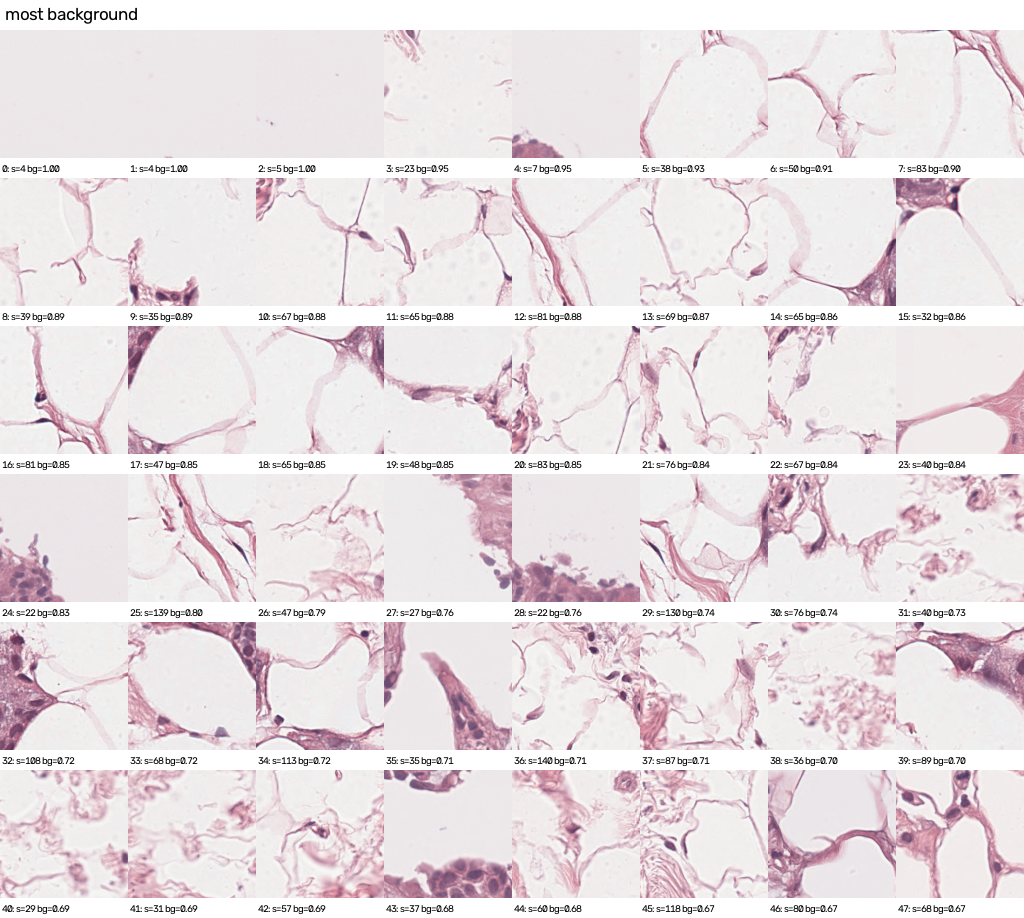
#> input picture analysis/BC-MultiSet-50/sheet_background.png, 1024 x 918 px
$ python analyze_dataset.py --input ../analysis/BC-MultiSet-50 --output out   (older library calls are emulated)
#> lines starting #> are read from the running program, lines starting #| are printed output that depends on the picture; after the words box and inside, x2 and y2 are one past the last pixel; in counts of white or black regions, pixels touching at a corner belong together
import argparse
import csv
import cv2
import glob
import hashlib
import numpy as np
import os
import random
from collections import Counter, defaultdict

IMG_EXTS = ('.png', '.jpg', '.jpeg', '.tif', '.tiff', '.bmp')


def dhash(gray, hash_size=8):
    """Difference hash: 64-bit perceptual hash, robust to small changes."""
    small = cv2.resize(gray, (hash_size + 1, hash_size), interpolation=cv2.INTER_AREA)
    bits = (small[:, 1:] > small[:, :-1]).flatten()
    return int(np.packbits(bits).view('>u8')[0])


def analyze_image(img_path, args):
    with open(img_path, 'rb') as f:
        md5 = hashlib.md5(f.read()).hexdigest()
    img = cv2.imread(img_path, cv2.IMREAD_UNCHANGED)
    if img is None:
        return {'path': img_path, 'error': 'unreadable'}

    channels = 1 if img.ndim == 2 else img.shape[2]
    dtype = str(img.dtype)
    if img.dtype != np.uint8:
        img = (img / np.iinfo(img.dtype).max * 255).astype(np.uint8)
    if channels == 1:
        bgr = cv2.cvtColor(img, cv2.COLOR_GRAY2BGR)
    elif channels == 4:
        bgr = cv2.cvtColor(img, cv2.COLOR_BGRA2BGR)
    else:
        bgr = img
    gray = cv2.cvtColor(bgr, cv2.COLOR_BGR2GRAY)
    hsv = cv2.cvtColor(bgr, cv2.COLOR_BGR2HSV)

    # background (glass / empty slide) = bright and unsaturated pixels
    background = (hsv[..., 1] < args.bg_sat) & (hsv[..., 2] > args.bg_val)
    mean_b, mean_g, mean_r = bgr.reshape(-1, 3).mean(0)

    return {
        'path': img_path,
        'error': '',
        'h': img.shape[0],
        'w': img.shape[1],
        'channels': channels,
        'dtype': dtype,
        # variance of Laplacian: low value -> blurry / out-of-focus
        'sharpness': float(cv2.Laplacian(gray, cv2.CV_64F).var()),
        'bg_frac': float(background.mean()),
        'mean_r': float(mean_r),
        'mean_g': float(mean_g),
        'mean_b': float(mean_b),
        'mean_sat': float(hsv[..., 1].mean()),
        'md5': md5,
        'dhash': dhash(gray),
    }


def find_near_duplicates(records, max_dist):
    """Pairs of images whose dHash differs in <= max_dist bits."""
    hashes = np.array([r['dhash'] for r in records], dtype=np.uint64)
    popcount = np.array([bin(i).count('1') for i in range(256)], dtype=np.uint8)
    pairs = []
    for i in range(len(hashes) - 1):
        xor = np.bitwise_xor(hashes[i + 1:], hashes[i])
        dist = popcount[xor.view(np.uint8)].reshape(-1, 8).sum(1)
        for j in np.nonzero(dist <= max_dist)[0]:
            pairs.append((records[i]['path'], records[i + 1 + j]['path'], int(dist[j])))
    return pairs


def make_contact_sheet(records, save_path, title, tile=128, cols=8):
    if not records:
        return
    rows = (len(records) + cols - 1) // cols
    sheet = np.full((rows * (tile + 20) + 30, cols * tile, 3), 255, np.uint8)
    cv2.putText(sheet, title, (5, 20), cv2.FONT_HERSHEY_SIMPLEX, 0.6, (0, 0, 0), 1, cv2.LINE_AA)
    for idx, rec in enumerate(records):
        img = cv2.imread(rec['path'], cv2.IMREAD_COLOR)
        img = cv2.resize(img, (tile, tile), interpolation=cv2.INTER_AREA)
        y, x = 30 + (idx // cols) * (tile + 20), (idx % cols) * tile
        sheet[y:y + tile, x:x + tile] = img
        label = f'{idx}: s={rec["sharpness"]:.0f} bg={rec["bg_frac"]:.2f}'
        cv2.putText(sheet, label, (x + 2, y + tile + 14), cv2.FONT_HERSHEY_SIMPLEX, 0.33, (0, 0, 0), 1, cv2.LINE_AA)
    cv2.imwrite(save_path, sheet)
    # index -> file name, so that images on the sheet can be found
    with open(os.path.splitext(save_path)[0] + '.txt', 'w') as f:
        for idx, rec in enumerate(records):
            f.write(f'{idx}\t{rec["path"]}\n')


def describe(values):
    p = np.percentile(values, [0, 5, 25, 50, 75, 95, 100])
    return ' '.join(f'{name}={v:.1f}' for name, v in zip(['min', 'p5', 'p25', 'med', 'p75', 'p95', 'max'], p))


def main(args):
    img_paths = sorted(
        p for p in glob.glob(os.path.join(args.input, '**', '*'), recursive=True) if p.lower().endswith(IMG_EXTS))
    if args.max_images:
        random.Random(args.seed).shuffle(img_paths)
        img_paths = sorted(img_paths[:args.max_images])
    print(f'Found {len(img_paths)} images in {args.input}')

    records, errors = [], []
    for i, img_path in enumerate(img_paths):
        rec = analyze_image(img_path, args)
#> in analyze_image, img is the input picture: shape (918, 1024, 3); mean B, G, R 228, 224.7, 233.3
#> in analyze_image, `background = (hsv[..., 1] < args.bg_sat) & (hsv[..., 2] > args.bg_val)`:
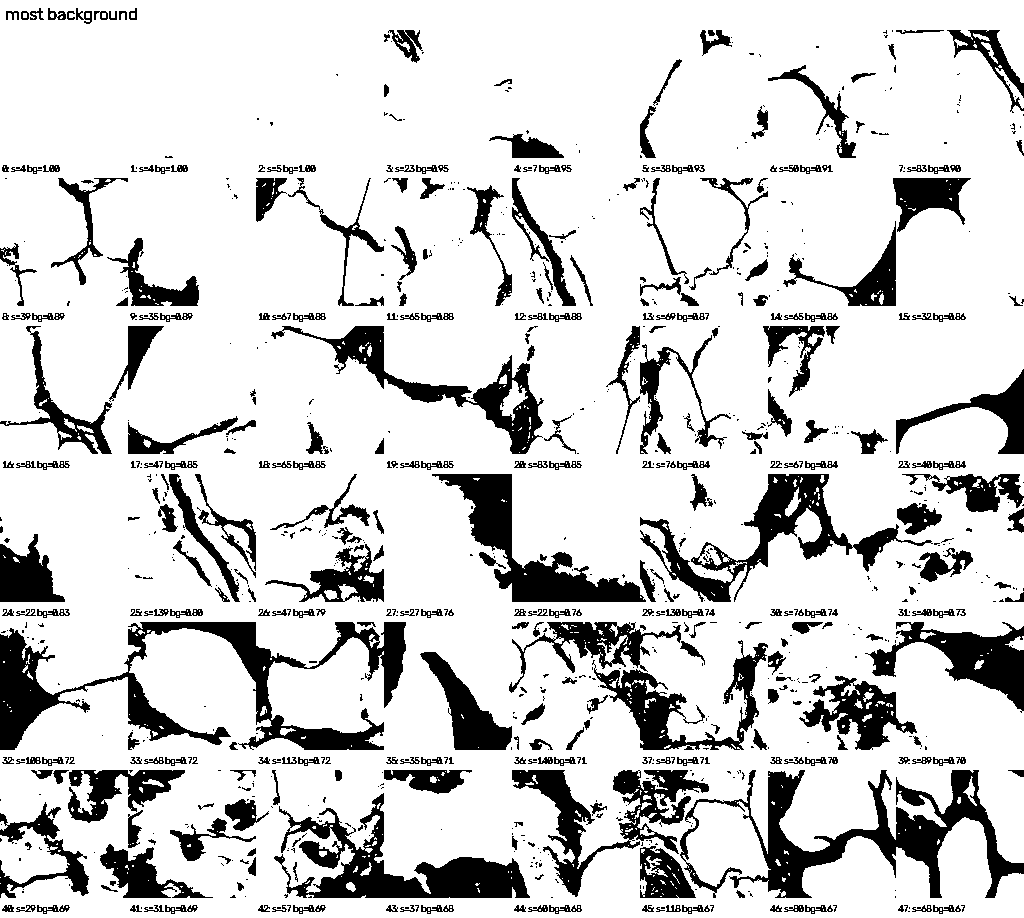
#> background: shape (918, 1024) bool; 82.4% white; 938 black regions (578 under 20 px), largest, box (x1, y1, x2, y2) and area: (0, 622, 406, 750) 14848, (680, 770, 1024, 898) 12169, (274, 793, 530, 898) 9109
#> in analyze_image, `mean_b, mean_g, mean_r = bgr.reshape(-1, 3).mean(0)`: mean_b = 228; mean_g = 224.7; mean_r = 233.3
#> rec = 14 items
        (errors if rec['error'] else records).append(rec)
        if (i + 1) % 500 == 0:
            print(f'  processed {i + 1}/{len(img_paths)}')
#> pass 2 of the loop in main, `for i, img_path in enumerate(img_paths):`:
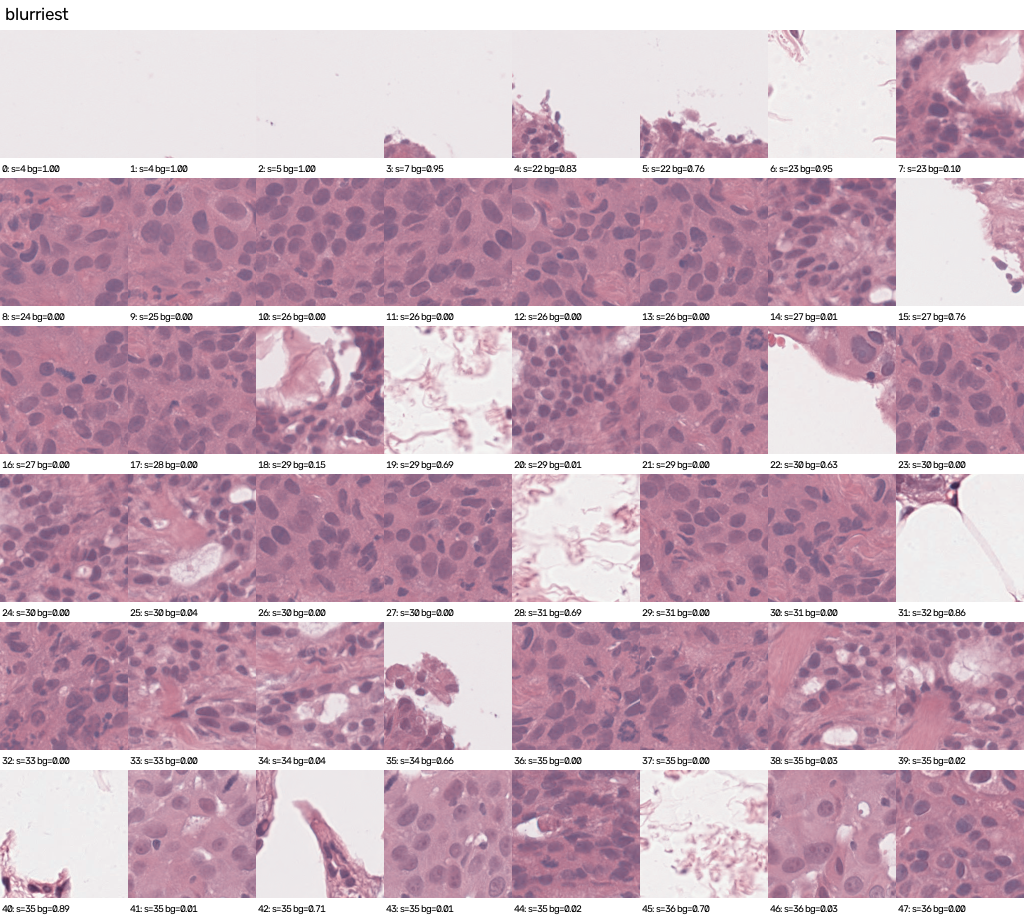
#> input picture analysis/BC-MultiSet-50/sheet_blurriest.png, 1024 x 918 px
#> in analyze_image, img is the input picture: shape (918, 1024, 3); mean B, G, R 187.3, 172.2, 201.2
#> in analyze_image (call 2), `background = (hsv[..., 1] < args.bg_sat) & (hsv[..., 2] > args.bg_val)`:
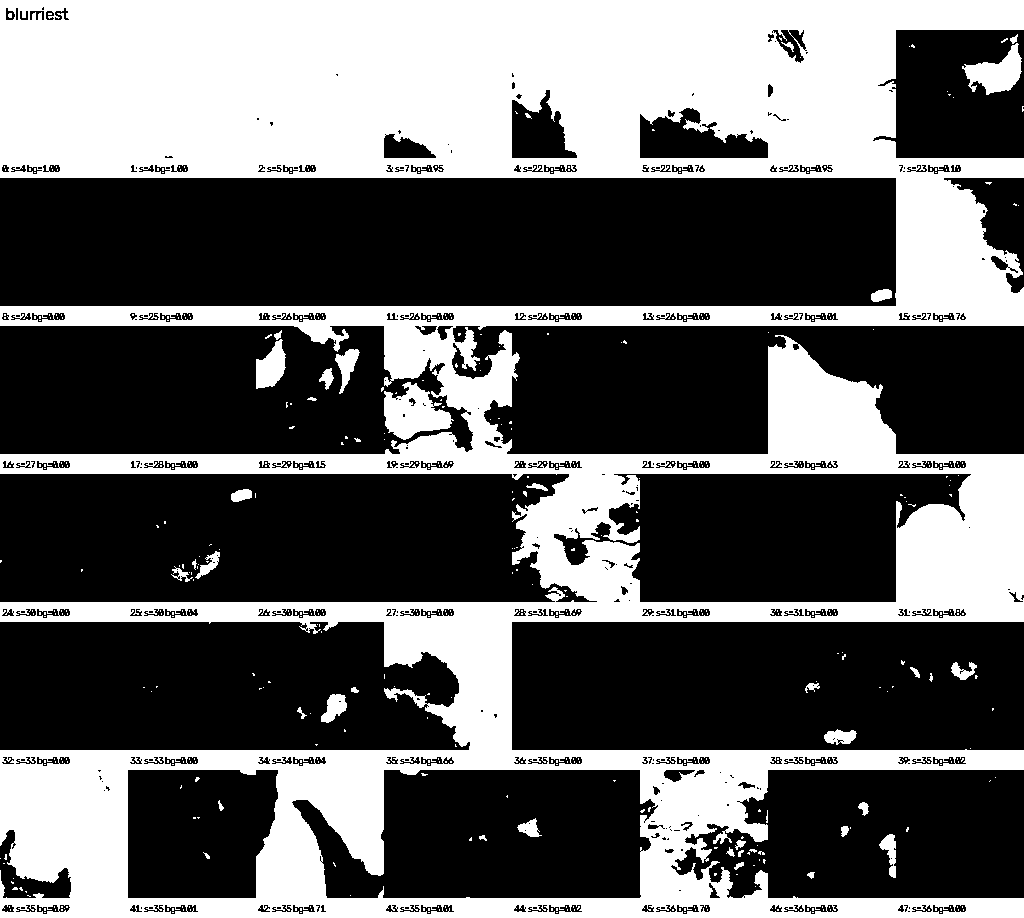
#> background: shape (918, 1024) bool; 38.6% white; 622 white regions (585 under 20 px), largest, box (x1, y1, x2, y2) and area: (0, 0, 1024, 918) 352122, (384, 382, 454, 440) 2362, (962, 43, 1022, 95) 1574
#> mean_b = 187.3; mean_g = 172.2; mean_r = 201.2
    for rec in errors:
        rec['path'] = os.path.relpath(rec['path'], args.input)
#> this loop made 0 passes
    for rec in records:
        rec['group'] = os.path.dirname(os.path.relpath(rec['path'], args.input))
        rec['path'] = os.path.relpath(rec['path'], args.input)
    abs_path = {rec['path']: os.path.join(args.input, rec['path']) for rec in records}

    # ---------------- per-image table ----------------
    os.makedirs(args.output, exist_ok=True)
    fields = ['path', 'group', 'h', 'w', 'channels', 'dtype', 'sharpness', 'bg_frac', 'mean_r', 'mean_g', 'mean_b',
              'mean_sat', 'md5', 'dhash']
    with open(os.path.join(args.output, 'stats.csv'), 'w', newline='') as f:
        writer = csv.DictWriter(f, fieldnames=fields, extrasaction='ignore')
        writer.writeheader()
        writer.writerows(records)

    # ---------------- summary ----------------
    sharp = np.array([r['sharpness'] for r in records])
    blur_thr = np.percentile(sharp, args.blur_percentile)
    blurry = [r for r in records if r['sharpness'] <= blur_thr]
    empty = [r for r in records if r['bg_frac'] >= args.max_bg_frac]

    by_md5 = defaultdict(list)
    for r in records:
        by_md5[r['md5']].append(r['path'])
    exact_dups = [paths for paths in by_md5.values() if len(paths) > 1]
    near_dups = find_near_duplicates(records, args.dhash_dist)

    lines = [
        f'Images: {len(records)} readable, {len(errors)} unreadable',
        f'Sizes (HxW): {dict(Counter((r["h"], r["w"]) for r in records))}',
        f'Channels: {dict(Counter(r["channels"] for r in records))}',
        f'Dtypes: {dict(Counter(r["dtype"] for r in records))}',
        '',
        f'Sharpness (Laplacian var): {describe(sharp)}',
        f'Background fraction:       {describe([r["bg_frac"] * 100 for r in records])} (%)',
        f'Mean saturation:           {describe([r["mean_sat"] for r in records])}',
        '',
        f'Blurry (sharpness <= p{args.blur_percentile} = {blur_thr:.1f}): {len(blurry)}',
        f'Mostly background (bg_frac >= {args.max_bg_frac}): {len(empty)}',
        f'Exact duplicates (md5): {len(exact_dups)} groups',
        f'Near duplicates (dHash dist <= {args.dhash_dist}): {len(near_dups)} pairs',
        '',
        'Per group:',
    ]
    groups = defaultdict(list)
    for r in records:
        groups[r['group']].append(r)
    for name, recs in sorted(groups.items()):
        rgb = np.mean([[r['mean_r'], r['mean_g'], r['mean_b']] for r in recs], 0)
        lines.append(f'  {name or "."}: n={len(recs)}  sharp_med={np.median([r["sharpness"] for r in recs]):.1f}  '
                     f'bg_med={np.median([r["bg_frac"] for r in recs]):.3f}  '
                     f'meanRGB=({rgb[0]:.0f},{rgb[1]:.0f},{rgb[2]:.0f})')
    summary = '\n'.join(lines)
    print('\n' + summary)
    with open(os.path.join(args.output, 'summary.txt'), 'w') as f:
        f.write(summary + '\n')

    # ---------------- lists of suspicious files ----------------
    with open(os.path.join(args.output, 'errors.txt'), 'w') as f:
        f.writelines(f'{r["path"]}\n' for r in errors)
    with open(os.path.join(args.output, 'duplicates.txt'), 'w') as f:
        for paths in exact_dups:
            f.write('exact\t' + '\t'.join(paths) + '\n')
        for a, b, d in near_dups:
            f.write(f'near(d={d})\t{a}\t{b}\n')
    with open(os.path.join(args.output, 'suspicious.txt'), 'w') as f:
        for r in sorted(blurry, key=lambda r: r['sharpness']):
            f.write(f'blurry\t{r["sharpness"]:.1f}\t{r["path"]}\n')
        for r in sorted(empty, key=lambda r: -r['bg_frac']):
            f.write(f'background\t{r["bg_frac"]:.3f}\t{r["path"]}\n')

    # ---------------- contact sheets ----------------
    def with_abs(recs):
        return [dict(r, path=abs_path[r['path']]) for r in recs]

    n = args.sheet_size
    rng = random.Random(args.seed)
    make_contact_sheet(
        with_abs(rng.sample(records, min(n, len(records)))), os.path.join(args.output, 'sheet_random.png'),
        'random')
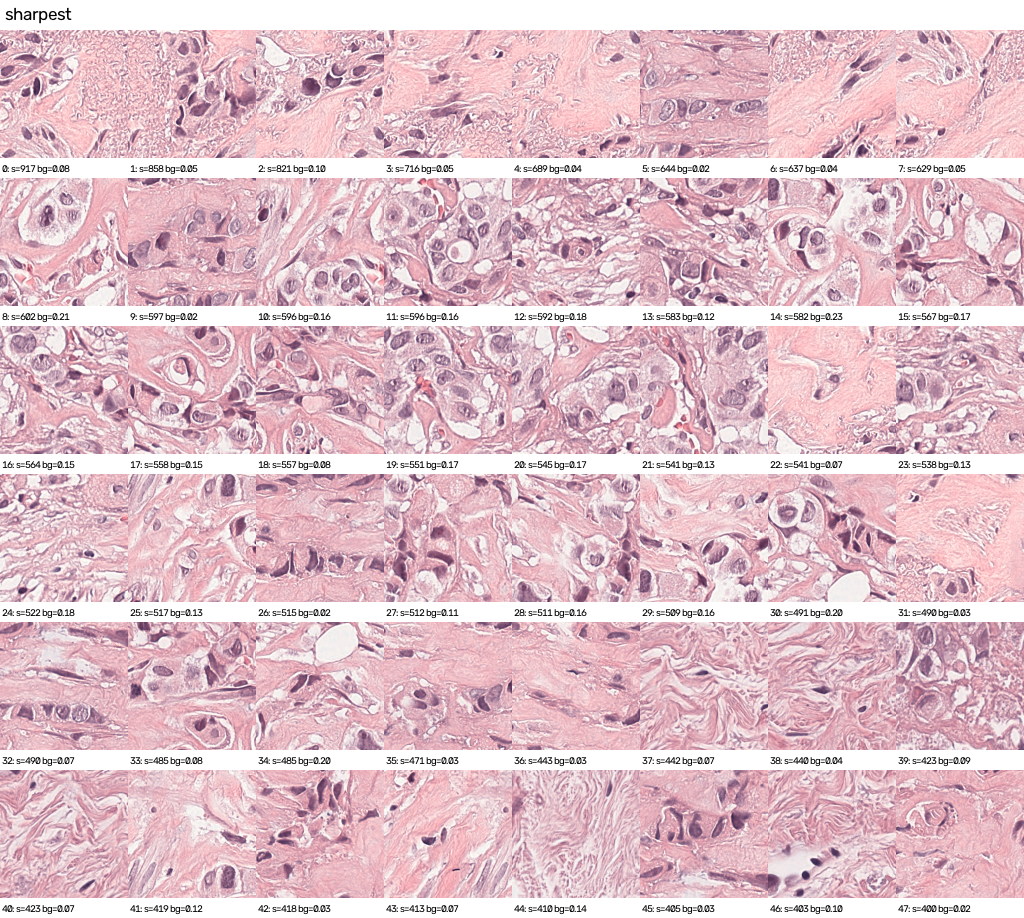
#> input picture analysis/BC-MultiSet-50/sheet_sharpest.png, 1024 x 918 px
#> in make_contact_sheet, img is the input picture: shape (918, 1024, 3); mean B, G, R 201.4, 192.3, 224.4
#> in make_contact_sheet, `img = cv2.resize(img, (tile, tile), interpolation=cv2.INTER_AREA)`:
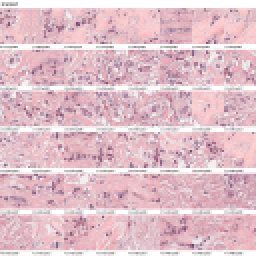
#> img: shape (128, 128, 3) (shown 2 times larger); mean B, G, R 201.4, 192.3, 224.4
#> in make_contact_sheet, `cv2.putText(sheet, label, (x + 2, y + tile + 14), cv2.FONT_HERSHEY_SIM..`:
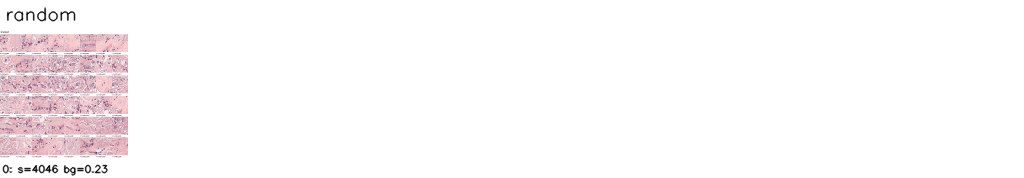
#> sheet: shape (178, 1024, 3); mean B, G, R 249.5, 248.7, 251.6
#> pass 2 of the loop in make_contact_sheet, `for idx, rec in enumerate(records):`:
#> in make_contact_sheet, `cv2.imwrite(save_path, sheet)`:
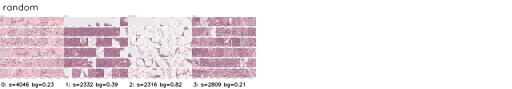
#> saved as sheet_random.png: shape (178, 1024, 3) (shown at 1/2 size); mean B, G, R 233.3, 229.4, 238.8
    by_sharp = sorted(records, key=lambda r: r['sharpness'])
    make_contact_sheet(with_abs(by_sharp[:n]), os.path.join(args.output, 'sheet_blurriest.png'), 'blurriest')
#> pass 2 of the loop in make_contact_sheet, `for idx, rec in enumerate(records):`:
    make_contact_sheet(with_abs(by_sharp[-n:][::-1]), os.path.join(args.output, 'sheet_sharpest.png'), 'sharpest')
#> call 3 of make_contact_sheet, with save_path = 'out/sheet_sharpest.png', title = 'sharpest', tile = 128, cols = 8
#> pass 2 of the loop in make_contact_sheet, `for idx, rec in enumerate(records):`:
#> in make_contact_sheet (call 3), `cv2.imwrite(save_path, sheet)`:
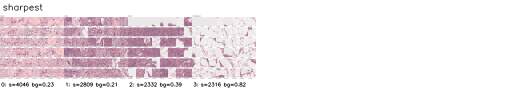
#> saved as sheet_sharpest.png: shape (178, 1024, 3) (shown at 1/2 size); mean B, G, R 233.3, 229.3, 238.7
    make_contact_sheet(
        with_abs(sorted(records, key=lambda r: -r['bg_frac'])[:n]), os.path.join(args.output, 'sheet_background.png'),
        'most background')
#> call 4 of make_contact_sheet, with save_path = 'out/sheet_background.png', title = 'most background', tile = 128, cols = 8
#> pass 2 of the loop in make_contact_sheet, `for idx, rec in enumerate(records):`:
#> in make_contact_sheet (call 4), `cv2.putText(sheet, label, (x + 2, y + tile + 14), cv2.FONT_HERSHEY_SIM..`:
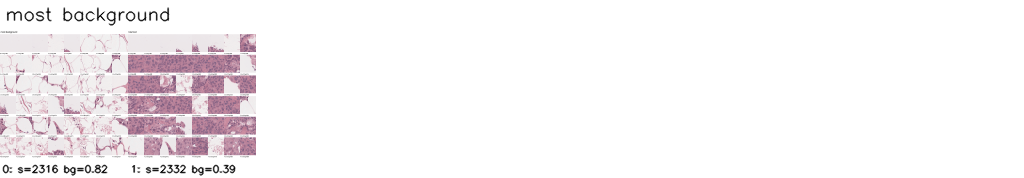
#> sheet: shape (178, 1024, 3); mean B, G, R 245.1, 243.4, 246.8
#> in make_contact_sheet (call 4), `cv2.imwrite(save_path, sheet)`:
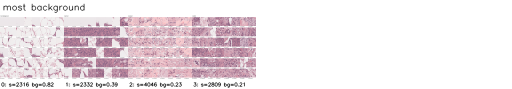
#> saved as sheet_background.png: shape (178, 1024, 3) (shown at 1/2 size); mean B, G, R 233, 229, 238.4
    print(f'\nResults saved to {args.output}')


if __name__ == '__main__':
    """Analyze an image dataset before training: sizes, channels, sharpness, background fraction,
    color statistics and duplicates. Saves a summary, per-image csv and contact sheets.

    Example:
        python scripts/analyze_dataset.py --input datasets/bc_multiset/raw/BC-MultiSet-50 \
            --output datasets/bc_multiset/analysis
    """
    parser = argparse.ArgumentParser()
    parser.add_argument('--input', type=str, required=True, help='Dataset folder (searched recursively)')
    parser.add_argument('--output', type=str, required=True, help='Folder for the analysis results')
    parser.add_argument('--max_images', type=int, default=0, help='Analyze a random subset (0: all images)')
    parser.add_argument('--blur_percentile', type=float, default=5, help='Flag images below this sharpness percentile')
    parser.add_argument('--max_bg_frac', type=float, default=0.5, help='Flag images with more background than this')
    parser.add_argument('--bg_sat', type=int, default=20, help='Background pixel: HSV saturation below this')
    parser.add_argument('--bg_val', type=int, default=200, help='Background pixel: HSV value above this')
    parser.add_argument('--dhash_dist', type=int, default=2, help='Max dHash Hamming distance for near duplicates')
    parser.add_argument('--sheet_size', type=int, default=48, help='Number of images per contact sheet')
    parser.add_argument('--seed', type=int, default=0)
    args = parser.parse_args()

    main(args)
